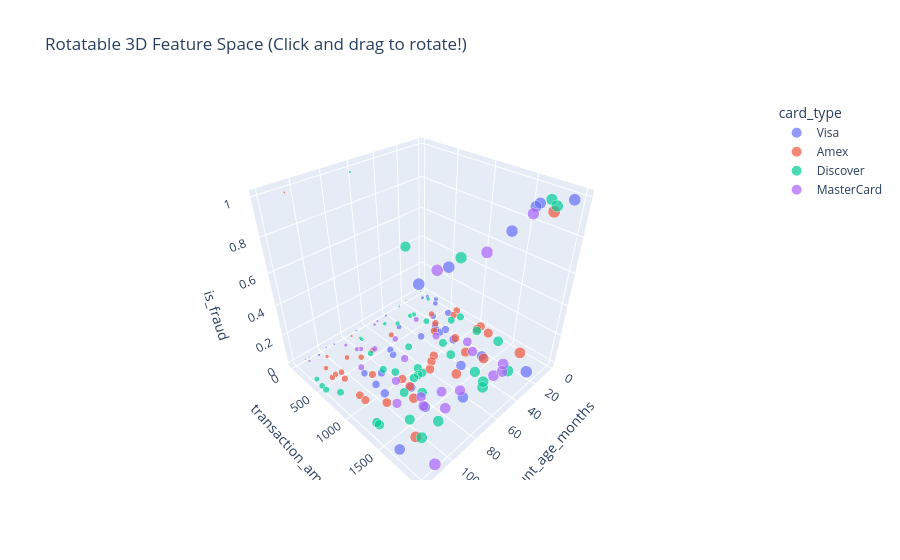

Write notebook code for a chart like this one.
### Markdown cell above
### 🔹 Rotatable 3D Scatter: `px.scatter_3d()`
- **What it does:** Demonstrates how to use `🔹 Rotatable 3D Scatter: `px.scatter_3d()`` in Python.
- **Syntax:** `fig = px.scatter_3d(`
- **Operation:** `fig = px.scatter_3d(`
- **Key Note:** Always provide clear axis labels (`xlabel`, `ylabel`) and a title so viewers can interpret your visualization at a glance.

### Code cell
fig = px.scatter_3d(
    df.head(150), 
    x='account_age_months', 
    y='transaction_amount', 
    z='is_fraud', 
    color='card_type', 
    size='transaction_amount', 
    title='Rotatable 3D Feature Space (Click and drag to rotate!)'
)
fig.show()

### Figure 1 — Plotly figure (JSON) as saved in the notebook; plotly's stock layout.template omitted (floating-point values rounded to 4 significant figures)
{"data": [{"hovertemplate": "card_type=Visa<br>account_age_months=%{x}<br>transaction_amount=%{marker.size}<br>is_fraud=%{z}<extra></extra>", "legendgroup": "Visa", "marker": {"color": "#636efa", "size": [607.8, 1819.0, 64.08, 1348.0, 351.9, 686.0, 89.06, 1806.0, 144.1, 809.2, 727.7, 50.59, 44.32, 40.2, 807.8, 9.39, 1055.0, 296.2, 170.2, 1918.0, 1665.0, 1939.0, 792.1, 1978.0, 369.2, 684.8, 1936.0, 682.1, 518.7, 1189.0, 1940.0, 895.1, 662.9, 998.9, 1664.0, 599.4, 1480.0, 1417.0, 90.14], "sizemode": "area", "sizeref": 4.999, "symbol": "circle"}, "mode": "markers", "name": "Visa", "scene": "scene", "showlegend": true, "type": "scatter3d", "x": [8, 28, 91, 44, 6, 42, 44, 23, 8, 86, 29, 71, 97, 111, 24, 27, 96, 2, 4, 18, 64, 101, 29, 7, 46, 69, 58, 94, 19, 81, 118, 95, 26, 28, 117, 67, 86, 27, 105], "y": [607.8, 1819.0, 64.08, 1348.0, 351.9, 686.0, 89.06, 1806.0, 144.1, 809.2, 727.7, 50.59, 44.32, 40.2, 807.8, 9.39, 1055.0, 296.2, 170.2, 1918.0, 1665.0, 1939.0, 792.1, 1978.0, 369.2, 684.8, 1936.0, 682.1, 518.7, 1189.0, 1940.0, 895.1, 662.9, 998.9, 1664.0, 599.4, 1480.0, 1417.0, 90.14], "z": [0, 1, 0, 0, 0, 0, 0, 1, 0, 0, 0, 0, 0, 0, 0, 1, 0, 0, 0, 0, 0, 1, 0, 1, 0, 0, 1, 0, 0, 0, 1, 0, 0, 0, 0, 0, 0, 0, 0]}, {"hovertemplate": "card_type=Amex<br>account_age_months=%{x}<br>transaction_amount=%{marker.size}<br>is_fraud=%{z}<extra></extra>", "legendgroup": "Amex", "marker": {"color": "#EF553B", "size": [1026.0, 1071.0, 1669.0, 757.5, 462.6, 982.7, 91.22, 1219.0, 483.9, 1243.0, 1315.0, 349.1, 997.5, 653.6, 637.0, 689.1, 1981.0, 1143.0, 1075.0, 1455.0, 594.4, 175.6, 1075.0, 459.2, 1035.0, 1694.0, 412.1, 472.4, 1164.0, 1397.0, 471.2, 72.22, 892.0, 727.4, 31.71, 1171.0, 320.2, 490.2], "sizemode": "area", "sizeref": 4.999, "symbol": "circle"}, "mode": "markers", "name": "Amex", "scene": "scene", "showlegend": true, "type": "scatter3d", "x": [50, 55, 105, 91, 76, 108, 77, 5, 111, 32, 86, 93, 26, 1, 24, 7, 27, 61, 3, 28, 106, 102, 7, 86, 80, 6, 56, 18, 100, 52, 108, 108, 108, 31, 20, 81, 109, 104], "y": [1026.0, 1071.0, 1669.0, 757.5, 462.6, 982.7, 91.22, 1219.0, 483.9, 1243.0, 1315.0, 349.1, 997.5, 653.6, 637.0, 689.1, 1981.0, 1143.0, 1075.0, 1455.0, 594.4, 175.6, 1075.0, 459.2, 1035.0, 1694.0, 412.1, 472.4, 1164.0, 1397.0, 471.2, 72.22, 892.0, 727.4, 31.71, 1171.0, 320.2, 490.2], "z": [0, 0, 0, 0, 0, 0, 0, 0, 0, 0, 0, 0, 0, 0, 0, 0, 1, 0, 0, 0, 0, 0, 0, 0, 0, 0, 0, 0, 0, 0, 0, 1, 0, 0, 0, 0, 0, 0]}, {"hovertemplate": "card_type=Discover<br>account_age_months=%{x}<br>transaction_amount=%{marker.size}<br>is_fraud=%{z}<extra></extra>", "legendgroup": "Discover", "marker": {"color": "#00cc96", "size": [772.7, 198.5, 217.2, 1321.0, 529.5, 199.0, 1521.0, 1917.0, 508.6, 1534.0, 307.8, 67.29, 1114.0, 307.2, 386.7, 88.28, 1151.0, 23.1, 224.7, 1723.0, 1037.0, 320.1, 580.7, 951.3, 1716.0, 1835.0, 1121.0, 1282.0, 1323.0, 1394.0, 717.6, 714.6, 782.0, 1190.0, 484.3, 736.1, 1694.0, 1676.0, 1114.0, 1483.0, 1095.0, 905.7, 1938.0, 1767.0], "sizemode": "area", "sizeref": 4.999, "symbol": "circle"}, "mode": "markers", "name": "Discover", "scene": "scene", "showlegend": true, "type": "scatter3d", "x": [5, 51, 6, 114, 27, 74, 42, 92, 120, 102, 31, 29, 70, 44, 119, 65, 41, 3, 74, 49, 66, 28, 120, 36, 103, 15, 67, 114, 79, 7, 115, 56, 83, 87, 79, 13, 88, 45, 74, 99, 9, 79, 20, 26], "y": [772.7, 198.5, 217.2, 1321.0, 529.5, 199.0, 1521.0, 1917.0, 508.6, 1534.0, 307.8, 67.29, 1114.0, 307.2, 386.7, 88.28, 1151.0, 23.1, 224.7, 1723.0, 1037.0, 320.1, 580.7, 951.3, 1716.0, 1835.0, 1121.0, 1282.0, 1323.0, 1394.0, 717.6, 714.6, 782.0, 1190.0, 484.3, 736.1, 1694.0, 1676.0, 1114.0, 1483.0, 1095.0, 905.7, 1938.0, 1767.0], "z": [0, 0, 0, 0, 0, 0, 0, 1, 0, 1, 0, 0, 0, 0, 0, 1, 0, 0, 0, 0, 0, 0, 0, 0, 0, 1, 0, 0, 0, 0, 0, 0, 0, 0, 0, 0, 0, 0, 0, 0, 0, 0, 1, 0]}, {"hovertemplate": "card_type=MasterCard<br>account_age_months=%{x}<br>transaction_amount=%{marker.size}<br>is_fraud=%{z}<extra></extra>", "legendgroup": "MasterCard", "marker": {"color": "#ab63fa", "size": [584.2, 1999.0, 1911.0, 1244.0, 96.06, 1633.0, 808.7, 501.6, 1458.0, 1881.0, 1728.0, 320.1, 172.9, 1667.0, 39.15, 1583.0, 121.9, 1999.0, 1700.0, 824.9, 1143.0, 1294.0, 416.4, 96.56, 1458.0, 1008.0, 349.8, 1355.0, 461.3], "sizemode": "area", "sizeref": 4.999, "symbol": "circle"}, "mode": "markers", "name": "MasterCard", "scene": "scene", "showlegend": true, "type": "scatter3d", "x": [92, 81, 106, 96, 113, 78, 34, 57, 86, 36, 29, 83, 86, 23, 114, 61, 57, 110, 36, 66, 23, 28, 31, 53, 70, 84, 81, 82, 74], "y": [584.2, 1999.0, 1911.0, 1244.0, 96.06, 1633.0, 808.7, 501.6, 1458.0, 1881.0, 1728.0, 320.1, 172.9, 1667.0, 39.15, 1583.0, 121.9, 1999.0, 1700.0, 824.9, 1143.0, 1294.0, 416.4, 96.56, 1458.0, 1008.0, 349.8, 1355.0, 461.3], "z": [0, 1, 1, 0, 0, 0, 0, 0, 0, 1, 0, 0, 0, 0, 0, 0, 0, 0, 0, 0, 0, 0, 0, 0, 0, 0, 0, 0, 0]}], "layout": {"legend": {"itemsizing": "constant", "title": {"text": "card_type"}, "tracegroupgap": 0}, "scene": {"domain": {"x": [0.0, 1.0], "y": [0.0, 1.0]}, "xaxis": {"title": {"text": "account_age_months"}}, "yaxis": {"title": {"text": "transaction_amount"}}, "zaxis": {"title": {"text": "is_fraud"}}}, "title": {"text": "Rotatable 3D Feature Space (Click and drag to rotate!)"}}}
